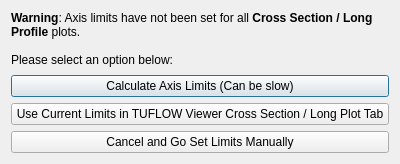
<?xml version="1.0" encoding="UTF-8"?>
<ui version="4.0">
 <class>animationPlotLimitsWarning</class>
 <widget class="QDialog" name="animationPlotLimitsWarning">
  <property name="geometry">
   <rect>
    <x>0</x>
    <y>0</y>
    <width>400</width>
    <height>164</height>
   </rect>
  </property>
  <property name="windowTitle">
   <string>Plot Axis Limits</string>
  </property>
  <layout class="QVBoxLayout" name="verticalLayout">
   <item>
    <widget class="QLabel" name="label">
     <property name="text">
      <string>&lt;html&gt;&lt;head/&gt;&lt;body&gt;&lt;p&gt;&lt;span style=&quot; font-weight:600;&quot;&gt;Warning&lt;/span&gt;: Axis limits have not been set for all &lt;span style=&quot; font-weight:600;&quot;&gt;Cross Section / Long Profile&lt;/span&gt; plots.&lt;br/&gt;&lt;br/&gt;Please select an option below:&lt;/p&gt;&lt;/body&gt;&lt;/html&gt;</string>
     </property>
     <property name="wordWrap">
      <bool>true</bool>
     </property>
    </widget>
   </item>
   <item>
    <spacer name="verticalSpacer">
     <property name="orientation">
      <enum>Qt::Vertical</enum>
     </property>
     <property name="sizeHint" stdset="0">
      <size>
       <width>20</width>
       <height>0</height>
      </size>
     </property>
    </spacer>
   </item>
   <item>
    <widget class="QPushButton" name="pbCalc">
     <property name="text">
      <string>Calculate Axis Limits (Can be slow)</string>
     </property>
    </widget>
   </item>
   <item>
    <widget class="QPushButton" name="pbUseTV">
     <property name="text">
      <string>Use Current Limits in TUFLOW Viewer Cross Section / Long Plot Tab</string>
     </property>
    </widget>
   </item>
   <item>
    <widget class="QPushButton" name="pbCancel">
     <property name="text">
      <string>Cancel and Go Set Limits Manually</string>
     </property>
    </widget>
   </item>
  </layout>
 </widget>
 <resources/>
 <connections/>
</ui>
